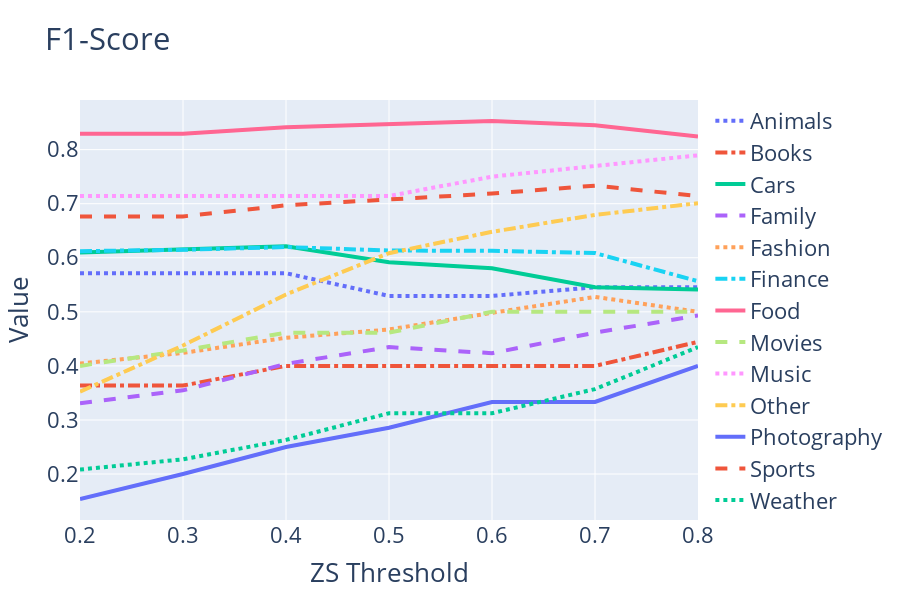

Notebook cell for this chart:
### Code cell
f1_columns = list(f1_df_transposed.columns.values)
#f1_columns.remove('Politics')
#f1_columns.remove('Videogames')
labels_aux = labels 
#labels_aux.remove('Politics')
#labels_aux.remove('Videogames')
f1_df_transposed_aux = f1_df_transposed[f1_columns]
representation(f1_df_transposed_aux, labels_aux, 'F1-Score')

### Figure 1 — Plotly figure (JSON) as saved in the notebook; plotly's stock layout.template omitted (floating-point values rounded to 4 significant figures)
{"data": [{"line": {"dash": "dot", "width": 4}, "mode": "lines", "name": "Animals", "type": "scatter", "x": [0.2, 0.3, 0.4, 0.5, 0.6, 0.7, 0.8, 0.9], "y": [0.5714, 0.5714, 0.5714, 0.5294, 0.5294, 0.5455, 0.5455]}, {"line": {"dash": "dashdot", "width": 4}, "mode": "lines", "name": "Books", "type": "scatter", "x": [0.2, 0.3, 0.4, 0.5, 0.6, 0.7, 0.8, 0.9], "y": [0.3636, 0.3636, 0.4, 0.4, 0.4, 0.4, 0.4444]}, {"line": {"dash": "solid", "width": 4}, "mode": "lines", "name": "Cars", "type": "scatter", "x": [0.2, 0.3, 0.4, 0.5, 0.6, 0.7, 0.8, 0.9], "y": [0.6095, 0.6154, 0.6214, 0.5918, 0.5806, 0.5455, 0.5412]}, {"line": {"dash": "dash", "width": 4}, "mode": "lines", "name": "Family", "type": "scatter", "x": [0.2, 0.3, 0.4, 0.5, 0.6, 0.7, 0.8, 0.9], "y": [0.3308, 0.3548, 0.4038, 0.4348, 0.4235, 0.4615, 0.4932]}, {"line": {"dash": "dot", "width": 4}, "mode": "lines", "name": "Fashion", "type": "scatter", "x": [0.2, 0.3, 0.4, 0.5, 0.6, 0.7, 0.8, 0.9], "y": [0.4043, 0.4241, 0.452, 0.4674, 0.4981, 0.5277, 0.5]}, {"line": {"dash": "dashdot", "width": 4}, "mode": "lines", "name": "Finance", "type": "scatter", "x": [0.2, 0.3, 0.4, 0.5, 0.6, 0.7, 0.8, 0.9], "y": [0.6122, 0.6148, 0.6198, 0.6134, 0.6128, 0.6087, 0.5566]}, {"line": {"dash": "solid", "width": 4}, "mode": "lines", "name": "Food", "type": "scatter", "x": [0.2, 0.3, 0.4, 0.5, 0.6, 0.7, 0.8, 0.9], "y": [0.8295, 0.8295, 0.8415, 0.8464, 0.8529, 0.8452, 0.8242]}, {"line": {"dash": "dash", "width": 4}, "mode": "lines", "name": "Movies", "type": "scatter", "x": [0.2, 0.3, 0.4, 0.5, 0.6, 0.7, 0.8, 0.9], "y": [0.4, 0.4286, 0.4615, 0.4615, 0.5, 0.5, 0.5]}, {"line": {"dash": "dot", "width": 4}, "mode": "lines", "name": "Music", "type": "scatter", "x": [0.2, 0.3, 0.4, 0.5, 0.6, 0.7, 0.8, 0.9], "y": [0.7143, 0.7143, 0.7143, 0.7143, 0.75, 0.7692, 0.7895]}, {"line": {"dash": "dashdot", "width": 4}, "mode": "lines", "name": "Other", "type": "scatter", "x": [0.2, 0.3, 0.4, 0.5, 0.6, 0.7, 0.8, 0.9], "y": [0.3523, 0.4378, 0.5321, 0.6085, 0.648, 0.6793, 0.7009]}, {"line": {"dash": "solid", "width": 4}, "mode": "lines", "name": "Photography", "type": "scatter", "x": [0.2, 0.3, 0.4, 0.5, 0.6, 0.7, 0.8, 0.9], "y": [0.1538, 0.2, 0.25, 0.2857, 0.3333, 0.3333, 0.4]}, {"line": {"dash": "dash", "width": 4}, "mode": "lines", "name": "Sports", "type": "scatter", "x": [0.2, 0.3, 0.4, 0.5, 0.6, 0.7, 0.8, 0.9], "y": [0.6765, 0.6765, 0.697, 0.7077, 0.7187, 0.7333, 0.7143]}, {"line": {"dash": "dot", "width": 4}, "mode": "lines", "name": "Weather", "type": "scatter", "x": [0.2, 0.3, 0.4, 0.5, 0.6, 0.7, 0.8, 0.9], "y": [0.2083, 0.2273, 0.2632, 0.3125, 0.3125, 0.3571, 0.4348]}], "layout": {"font": {"size": 22}, "height": 600, "title": {"text": "F1-Score"}, "xaxis": {"title": {"text": "ZS Threshold"}}, "yaxis": {"title": {"text": "Value"}}}}
